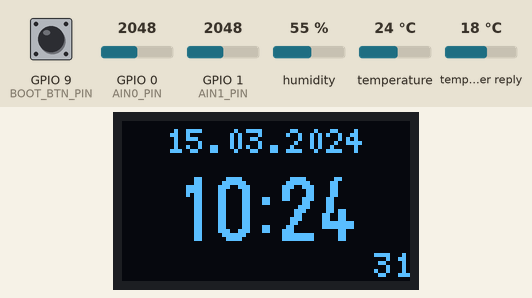
This program was run on a simulated ESP32-C3. On the bench: 72×40 one-colour display. The inputs (shaded band) are chosen by the test bench; at power-on: humidity 55 %, GPIO 0 (AIN0_PIN) = 2048, GPIO 9 (BOOT_BTN_PIN) HIGH, GPIO 1 (AIN1_PIN) = 2048, temperature 24 °C, temperature in the weather reply 18 °C (analog values on the 0–4095 scale). WiFi joins after 1.5 s; servers stay silent unless stated; the local clock reads 2024-03-15 10:24:30 at power-on unless the program sets it; no MQTT or app messages arrive unless stated; web services answer with replies made up by the test bench; what the program prints to the serial monitor is not drawn.

Above: at 1.3 s.
1.4 s: humidity set to 22 %
At 4.3 s:
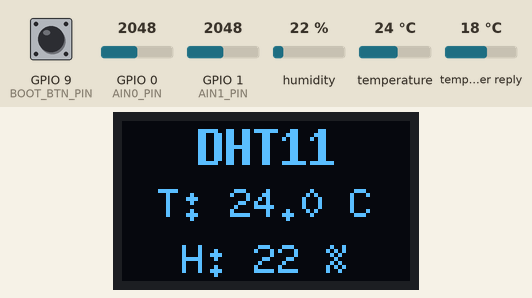
11.2 s: GPIO 0 (AIN0_PIN) set to 1960
15.2 s: GPIO 9 (BOOT_BTN_PIN) pulled LOW for 0.15 s
At 29.2 s:
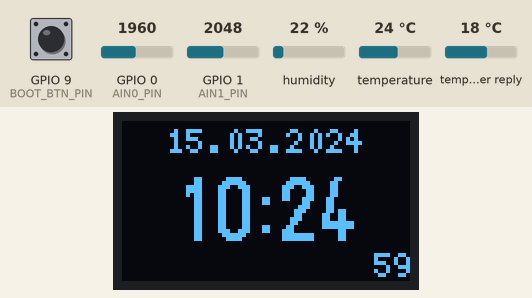
29.3 s: GPIO 1 (AIN1_PIN) set to 1960
At 34.7 s:
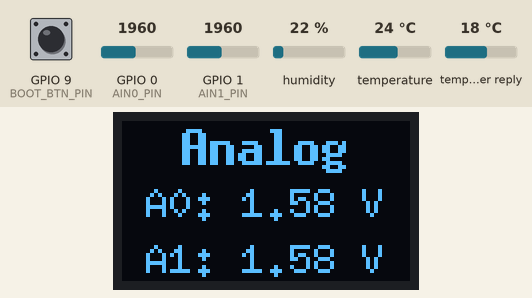
35.9 s: temperature set to 12 °C
At 49.7 s:
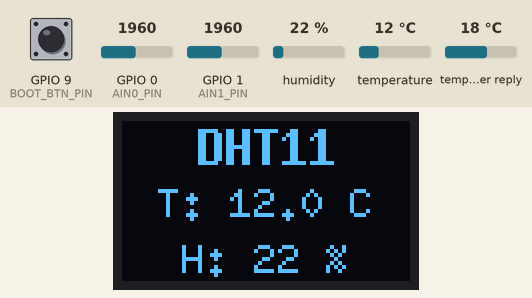
49.9 s: GPIO 9 (BOOT_BTN_PIN) pulled LOW for 1 s
Timing chart, 0 to 52.9 s (numbered marks = the images above; inputs shaded):
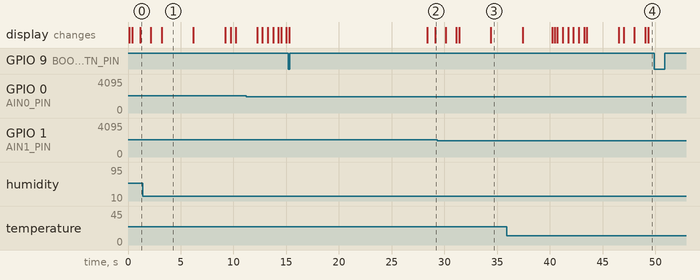

The program:

main.cpp
```cpp
#include <Arduino.h>
#include <WiFi.h>

#include "display.h"
#include "wifi_manager.h"
#include "clock_page.h"
#include "dht_sensor.h"
#include "analog_page.h"
#include "mqtt_page.h"
#include "mqtt_report.h"
#include "exchange_page.h"
#include "weather_page.h"

// BOOT button ("BO0"/IO9) on the ESP32-C3. Active low: pressed pulls the line
// to GND, so we enable the internal pull-up and treat LOW as "pressed".
#define BOOT_BTN_PIN 9

// Page-switching timing.
static const unsigned long AUTO_SWITCH_MS = 3000;     // auto-advance interval
static const unsigned long MANUAL_TIMEOUT_MS = 10000; // idle -> back to auto
static const unsigned long RENDER_INTERVAL_MS = 250;  // screen refresh cadence
static const unsigned long DEBOUNCE_MS = 40;          // button debounce window

// The ordered list of pages. To add a sensor page: create a module exposing a
// render function (see dht_sensor.h) and append it here -- auto-switching, the
// BOOT button and the idle timeout then handle the new page automatically.
static const PageRenderFn PAGES[] = {
  renderClockPage,
  renderDhtPage,
  renderAnalogPage,
  renderMqttPage,
  renderExchangePage,
  renderWeatherPage,
};
static const size_t PAGE_COUNT = sizeof(PAGES) / sizeof(PAGES[0]);

// Page-switching state machine.
// autoMode == true : pages advance on their own every AUTO_SWITCH_MS.
// autoMode == false: paused on the current page; each BOOT press advances one
//                    page. After MANUAL_TIMEOUT_MS with no press we return to
//                    auto mode.
static size_t currentPage = 0;
static bool autoMode = true;
static unsigned long lastButtonMs = 0;
static unsigned long lastAutoSwitchMs = 0;
static unsigned long lastRenderMs = 0;

static void nextPage() {
  currentPage = (currentPage + 1) % PAGE_COUNT;
}

// BOOT button: debounced falling-edge detector. Returns true exactly once per
// physical press.
static bool buttonPressed() {
  static int lastRaw = HIGH;
  static int stable = HIGH;
  static unsigned long lastChangeMs = 0;

  int raw = digitalRead(BOOT_BTN_PIN);
  unsigned long now = millis();

  if (raw != lastRaw) {
    lastRaw = raw;
    lastChangeMs = now;
  }
  // Accept the new level once it has been stable past the debounce window.
  if ((now - lastChangeMs) >= DEBOUNCE_MS && raw != stable) {
    stable = raw;
    if (stable == LOW) return true;  // just pressed
  }
  return false;
}

void setup() {
  Serial.begin(115200);
  delay(100);
  Serial.println(F("\n--- NTP Clock + DHT11 on 0.42\" OLED ---"));

  displayBegin();
  pinMode(BOOT_BTN_PIN, INPUT_PULLUP);
  dhtBegin();
  analogBegin();
  mqttReportBegin();
  exchangeBegin();
  weatherBegin();

  // Start WiFi (non-blocking, multi-AP) so pages keep switching while it connects.
  wifiBegin();

  unsigned long now = millis();
  lastAutoSwitchMs = now;
  lastRenderMs = now;
}

void loop() {
  unsigned long now = millis();

  wifiUpdate();        // cycles through WiFi APs until one connects
  clockUpdate();       // kicks off NTP once WiFi is up
  mqttReportUpdate();  // publishes temp/humidity JSON every 10 s

  // 1. Handle the BOOT button.
  if (buttonPressed()) {
    if (autoMode) {
      autoMode = false;  // first press: stop auto-switching, hold current page
    } else {
      nextPage();        // subsequent presses: advance one page
    }
    lastButtonMs = now;
  }

  // 2. Idle timeout: no press for a while -> resume auto-switching.
  if (!autoMode && (now - lastButtonMs) >= MANUAL_TIMEOUT_MS) {
    autoMode = true;
    lastAutoSwitchMs = now;  // show the current page a full interval first
  }

  // 3. Auto-switch pages on the timer.
  if (autoMode && (now - lastAutoSwitchMs) >= AUTO_SWITCH_MS) {
    nextPage();
    lastAutoSwitchMs = now;
  }

  // 4. Refresh the screen periodically (updates seconds / dot animation).
  if ((now - lastRenderMs) >= RENDER_INTERVAL_MS) {
    lastRenderMs = now;
    displayRenderPage(PAGES[currentPage]);
  }

  delay(5);  // small yield; keeps the button poll responsive without busy-spin
}
```

analog_page.h
```cpp
#pragma once
#include <Arduino.h>

#include "display.h"

// Analog-input page: reads the first two available ADC channels and shows their
// voltage.
//
// On the ESP32-C3 only ADC1 (GPIO0..GPIO4) is usable while WiFi is running --
// ADC2 is claimed by the radio. GPIO4 is used by the DHT11, so the first two
// free analog inputs are ADC1_CH0 and ADC1_CH1 on GPIO0 and GPIO1.
#define AIN0_PIN 0  // ADC1_CH0
#define AIN1_PIN 1  // ADC1_CH1

// Input range: ADC_11db is the widest attenuation and on the ESP32-C3 spans
// roughly 0..2500 mV, i.e. 2.5 V full scale. That covers the requested 2.5 V
// ceiling and is also this chip's hardware maximum -- reading higher voltages
// would need an external resistor divider.
#define AIN_ATTEN ADC_11db

struct AnalogReading {
  float volts0;
  float volts1;
};

// Configure the ADC. Call once from setup().
inline void analogBegin() {
  analogReadResolution(12);                     // raw range 0..4095
  analogSetPinAttenuation(AIN0_PIN, AIN_ATTEN); // ~0..2.5 V
  analogSetPinAttenuation(AIN1_PIN, AIN_ATTEN);
}

// Read both channels as calibrated volts. analogReadMilliVolts() applies the
// chip's factory calibration, so the result is real millivolts rather than raw
// counts.
inline AnalogReading analogReadChannels() {
  AnalogReading r;
  r.volts0 = analogReadMilliVolts(AIN0_PIN) / 1000.0f;
  r.volts1 = analogReadMilliVolts(AIN1_PIN) / 1000.0f;
  return r;
}

// Page: the two analog input voltages.
inline void renderAnalogPage() {
  AnalogReading r = analogReadChannels();

  drawTitle("Analog");

  u8g2.setFont(u8g2_font_6x10_tf);
  char line[16];
  snprintf(line, sizeof(line), "A0: %.2f V", r.volts0);
  drawCentered(line, 24);
  snprintf(line, sizeof(line), "A1: %.2f V", r.volts1);
  drawCentered(line, 38);
}
```

clock_page.h
```cpp
#pragma once
#include <Arduino.h>
#include <WiFi.h>
#include <time.h>

#include "display.h"

// Clock page: shows an NTP-synced date + time. Owns its NTP/time-zone setup.

// NTP configuration.
// TZ string for Europe/Oslo: CET (UTC+1) with CEST (UTC+2) DST, switching on
// the last Sunday of March and October. This lets the C library handle DST for
// us so the displayed time is always correct local time.
static const char *TZ_INFO = "CET-1CEST,M3.5.0,M10.5.0/3";
static const char *NTP_1 = "pool.ntp.org";
static const char *NTP_2 = "time.nist.gov";

// Start NTP once, the first time WiFi comes up. Time then keeps running on the
// ESP32's internal RTC even if WiFi later drops. Call every loop from main.
inline void clockUpdate() {
  static bool ntpStarted = false;
  if (!ntpStarted && WiFi.status() == WL_CONNECTED) {
    configTzTime(TZ_INFO, NTP_1, NTP_2);
    ntpStarted = true;
    Serial.print(F("WiFi connected, IP: "));
    Serial.println(WiFi.localIP());
  }
}

// Page: NTP clock (date / big HH:MM / seconds). Before time syncs it shows the
// WiFi "searching" animation (if not connected) or a "Syncing NTP" notice.
inline void renderClockPage() {
  struct tm timeinfo;
  bool haveTime = getLocalTime(&timeinfo, 0);  // 0 ms: check once, don't block

  if (!haveTime) {
    u8g2.setFont(u8g2_font_6x10_tf);
    if (WiFi.status() != WL_CONNECTED) {
      // WiFi searching: animate a growing row of dots.
      char waiting[5] = {0};
      int dots = (millis() / 500) % 4;
      for (int i = 0; i < dots; i++) waiting[i] = '.';
      drawCentered("WiFi", 18);
      drawCentered(waiting, 32);
    } else {
      drawCentered("Syncing", 18);
      drawCentered("NTP...", 32);
    }
    return;
  }

  char timeStr[6];   // "HH:MM"
  char secStr[3];    // "SS"
  char dateStr[11];  // "DD.MM.YYYY"
  strftime(timeStr, sizeof(timeStr), "%H:%M", &timeinfo);
  strftime(secStr, sizeof(secStr), "%S", &timeinfo);
  strftime(dateStr, sizeof(dateStr), "%d.%m.%Y", &timeinfo);

  // Date across the top (small font).
  u8g2.setFont(u8g2_font_5x7_tf);
  drawCentered(dateStr, 8);

  // Big HH:MM in the middle.
  u8g2.setFont(u8g2_font_logisoso16_tn);
  int hmWidth = u8g2.getStrWidth(timeStr);
  int hmX = (72 - hmWidth) / 2;
  if (hmX < 0) hmX = 0;
  u8g2.drawStr(hmX, 30, timeStr);

  // Seconds bottom-right (small font).
  u8g2.setFont(u8g2_font_5x7_tf);
  int secWidth = u8g2.getStrWidth(secStr);
  u8g2.drawStr(72 - secWidth, 39, secStr);
}
```

dht_sensor.h
```cpp
#pragma once
#include <Arduino.h>
#include <DHT.h>

#include "display.h"

// DHT11 temperature/humidity sensor: data + its display page, in one file.

// DHT11 data pin. GPIO4 is a safe general-purpose pin on the ESP32-C3: it is
// not a strapping pin (unlike GPIO2/8/9) and is clear of the I2C bus on
// GPIO5/6 and the BOOT button on GPIO9. Change this if you wire it elsewhere.
#define DHT_PIN 4
#define DHT_TYPE DHT11

// The DHT11 can only be sampled about once every 1-2 s; we cache between reads.
static const unsigned long DHT_MIN_INTERVAL_MS = 2000;

// Result of a DHT11 read. `valid` is false when the sensor is missing,
// disconnected, or the read failed a checksum/timeout check -- callers use this
// to decide whether to show real values or an "N/A" placeholder.
struct DhtReading {
  bool valid;
  float temperatureC;
  float humidity;
};

static DHT dht(DHT_PIN, DHT_TYPE);

// Initialize the DHT11 sensor. Call once from setup().
inline void dhtBegin() {
  dht.begin();
}

// Return the latest reading. Internally throttled to the DHT11's minimum
// sampling interval, so callers may call this as often as they like and get the
// most recent cached sample between real reads.
inline DhtReading dhtRead() {
  static DhtReading last = {false, 0.0f, 0.0f};
  static unsigned long lastReadMs = 0;
  static bool firstRead = true;

  unsigned long now = millis();
  if (firstRead || (now - lastReadMs) >= DHT_MIN_INTERVAL_MS) {
    firstRead = false;
    lastReadMs = now;

    float h = dht.readHumidity();
    float t = dht.readTemperature();  // degrees Celsius
    if (isnan(h) || isnan(t)) {
      last.valid = false;  // no response / bad checksum -> treat as N/A
    } else {
      last.valid = true;
      last.temperatureC = t;
      last.humidity = h;
    }
  }
  return last;
}

// Page: DHT11 temperature & humidity. Valid readings show solid; when the
// sensor is not connected, "N/A" blinks (~1 Hz) to flag the error. This panel
// is monochrome (SSD1306) so we can't use colour -- blinking is the alarm cue.
inline void renderDhtPage() {
  DhtReading r = dhtRead();

  // Header stays solid so the page is always identifiable.
  drawTitle("DHT11");

  u8g2.setFont(u8g2_font_6x10_tf);
  char line[16];
  if (r.valid) {
    snprintf(line, sizeof(line), "T: %.1f C", r.temperatureC);
    drawCentered(line, 24);
    snprintf(line, sizeof(line), "H: %.0f %%", r.humidity);
    drawCentered(line, 38);
  } else {
    // Blink on for 500 ms, off for 500 ms (driven by millis(), non-blocking).
    bool visible = (millis() / 500) % 2 == 0;
    if (visible) {
      drawCentered("T: N/A", 24);
      drawCentered("H: N/A", 38);
    }
  }
}
```

display.h
```cpp
#pragma once
#include <Arduino.h>
#include <Wire.h>
#include <U8g2lib.h>

// Display module for the 0.42" 72x40 SSD1306 OLED on hardware I2C.
//
// NOTE: these page/sensor modules are header-only and assume a single
// translation unit (this project compiles just main.cpp). Globals like the
// display object are defined here so all display code lives in one file; if you
// ever split the build into several .cpp files, include this header from only
// one of them (or move the definitions into a .cpp).

// I2C pins for the 0.42" ESP32-C3 board.
#define SDA_PIN 5
#define SCL_PIN 6

// A page is a function that draws one screen's worth of content into the
// (already-cleared) buffer. See renderClockPage() / renderDhtPage().
typedef void (*PageRenderFn)();

// The panel. Hardware I2C constructor tailored to the 0.42" 72x40 module.
U8G2_SSD1306_72X40_ER_F_HW_I2C u8g2(U8G2_R0, /* reset=*/ U8X8_PIN_NONE,
                                    /* clock=*/ SCL_PIN, /* data=*/ SDA_PIN);

// Initialize the display. Call once from setup().
inline void displayBegin() {
  u8g2.begin();
}

// Draw a string horizontally centered on the 72px-wide panel at baseline y.
inline void drawCentered(const char *s, int y) {
  int w = u8g2.getStrWidth(s);
  int x = (72 - w) / 2;
  if (x < 0) x = 0;
  u8g2.drawStr(x, y, s);
}

// Draw a page title: bold and larger than the body text, centered in the top
// band at a fixed baseline. Centralized here so every page's title looks the
// same -- change the font/position once to restyle all page titles.
inline void drawTitle(const char *s) {
  u8g2.setFont(u8g2_font_7x13B_tf);
  int w = u8g2.getStrWidth(s);
  int x = (72 - w) / 2;
  if (x < 0) x = 0;
  u8g2.drawStr(x, 11, s);
}

// Render one page as a complete frame (clear -> draw -> flush to the panel).
inline void displayRenderPage(PageRenderFn render) {
  u8g2.clearBuffer();
  render();
  u8g2.sendBuffer();
}
```

exchange_page.h
```cpp
#pragma once
#include <Arduino.h>
#include <WiFi.h>
#include <WiFiClientSecure.h>
#include <HTTPClient.h>
#include <ArduinoJson.h>

#include "display.h"

// Exchange-rate page: shows NOK->VND (N/V) and USD->NOK (U/N).
//
// The HTTPS GET blocks for a couple of seconds, so it runs in a background
// FreeRTOS task (never in loop()); the page just renders the latest cached
// values. Source: open.er-api.com -- free, no API key, includes VND, updates
// about once a day.

static const char *EXCHANGE_URL = "https://open.er-api.com/v6/latest/NOK";
static const unsigned long EXCHANGE_FETCH_MS = 30UL * 60UL * 1000UL;  // 30 min
static const unsigned long EXCHANGE_RETRY_MS = 5000;                  // after a failure

// Shared with the render code. Written only by the background task; a float and
// a bool are read/written atomically on this 32-bit core, and `valid` is set
// last, so the reader never sees half-updated rates. Once valid, we keep the
// last good values even if a later refresh fails.
static volatile bool exchangeValid = false;
static volatile float exchangeNokVnd = 0.0f;  // 1 NOK in VND
static volatile float exchangeUsdNok = 0.0f;  // 1 USD in NOK

// One blocking HTTPS fetch + parse. Runs only inside the background task.
static bool exchangeFetch() {
  if (WiFi.status() != WL_CONNECTED) {
    Serial.println(F("FX: WiFi down, skip"));
    return false;
  }

  Serial.print(F("FX: fetching (free heap "));
  Serial.print(ESP.getFreeHeap());
  Serial.println(F(")"));

  WiFiClientSecure client;
  client.setInsecure();  // skip cert validation (demo); pin the CA for production
  HTTPClient http;
  http.setConnectTimeout(8000);
  http.setTimeout(8000);
  http.setFollowRedirects(HTTPC_FORCE_FOLLOW_REDIRECTS);
  if (!http.begin(client, EXCHANGE_URL)) {
    Serial.println(F("FX: begin() failed"));
    return false;
  }

  bool ok = false;
  int code = http.GET();
  if (code == HTTP_CODE_OK) {
    // Read the fully-decoded body. getString() handles chunked transfer
    // encoding (which open.er-api.com uses); parsing the raw stream would not.
    String body = http.getString();

    // Filter: keep only the two rates we need, so the parsed doc stays tiny
    // even though the full response lists ~160 currencies.
    JsonDocument filter;
    filter["result"] = true;
    filter["rates"]["VND"] = true;
    filter["rates"]["USD"] = true;

    JsonDocument doc;
    DeserializationError err =
        deserializeJson(doc, body, DeserializationOption::Filter(filter));

    if (err) {
      Serial.print(F("FX: JSON error: "));
      Serial.println(err.c_str());
    } else if (doc["result"] != "success") {
      Serial.println(F("FX: result != success"));
    } else {
      float vndPerNok = doc["rates"]["VND"] | 0.0f;
      float usdPerNok = doc["rates"]["USD"] | 0.0f;
      if (vndPerNok > 0.0f && usdPerNok > 0.0f) {
        exchangeNokVnd = vndPerNok;
        exchangeUsdNok = 1.0f / usdPerNok;
        exchangeValid = true;  // publish last -> reader sees a consistent pair
        ok = true;
        Serial.print(F("FX: N/V="));
        Serial.print(exchangeNokVnd);
        Serial.print(F(" U/N="));
        Serial.println(exchangeUsdNok);
      }
    }
  } else {
    Serial.print(F("FX: HTTP GET failed, code="));
    Serial.println(code);
  }
  http.end();
  return ok;
}

// Background task: fetch once WiFi is up, then refresh every EXCHANGE_FETCH_MS.
static void exchangeTask(void *arg) {
  unsigned long lastFetch = 0;
  bool everFetched = false;
  for (;;) {
    unsigned long now = millis();
    if (!everFetched || (now - lastFetch) >= EXCHANGE_FETCH_MS) {
      if (exchangeFetch()) {
        lastFetch = now;
        everFetched = true;
        Serial.println(F("FX: rates updated"));
      } else {
        vTaskDelay(pdMS_TO_TICKS(EXCHANGE_RETRY_MS));  // offline/failed -> retry soon
        continue;
      }
    }
    vTaskDelay(pdMS_TO_TICKS(1000));
  }
}

// Start the background fetch task. Call once from setup(). The generous stack
// covers the TLS handshake, which is stack-hungry.
inline void exchangeBegin() {
  xTaskCreate(exchangeTask, "exchange", 16384, nullptr, 1, nullptr);
}

// Page: exchange rates. N/V = NOK->VND, U/N = USD->NOK. Blinks "--" until the
// first successful fetch (the monochrome "no data" cue).
inline void renderExchangePage() {
  drawTitle("FX");

  u8g2.setFont(u8g2_font_6x10_tf);
  char line[16];
  if (exchangeValid) {
    snprintf(line, sizeof(line), "N/V: %.0f", exchangeNokVnd);
    drawCentered(line, 24);
    snprintf(line, sizeof(line), "U/N: %.2f", exchangeUsdNok);
    drawCentered(line, 38);
  } else if ((millis() / 500) % 2 == 0) {
    drawCentered("N/V: --", 24);
    drawCentered("U/N: --", 38);
  }
}
```

secrets.example.h
```cpp
#pragma once
#include <Arduino.h>

// TEMPLATE for src/secrets.h (which is git-ignored). Copy this file and fill in
// your real WiFi and MQTT credentials:
//   cp src/secrets.example.h src/secrets.h
// It is included by wifi_manager.h and mqtt_report.h.

// --- WiFi access points to try, most-likely first. Blank ssid "" = skip. ---
struct WifiCred {
  const char *ssid;
  const char *pass;
};
static const WifiCred WIFI_APS[] = {
  {"YourSSID", "YourPassword"},
  {"", ""},
  {"", ""},
};
static const size_t WIFI_AP_COUNT = sizeof(WIFI_APS) / sizeof(WIFI_APS[0]);

// --- HiveMQ Cloud broker + credentials (from the Access Management tab) -----
static const char *MQTT_HOST = "your-cluster.s1.eu.hivemq.cloud";
static const char *MQTT_USER = "your-mqtt-username";
static const char *MQTT_PASS = "your-mqtt-password";
```

Source omitted: mqtt_page.h (3568 bytes), mqtt_report.h (2959 bytes), weather_page.h (6784 bytes), wifi_manager.h (2164 bytes)

Measured:
- what the display in image 1 shows lasts 3.0 s, from 3.2 s to 6.2 s
